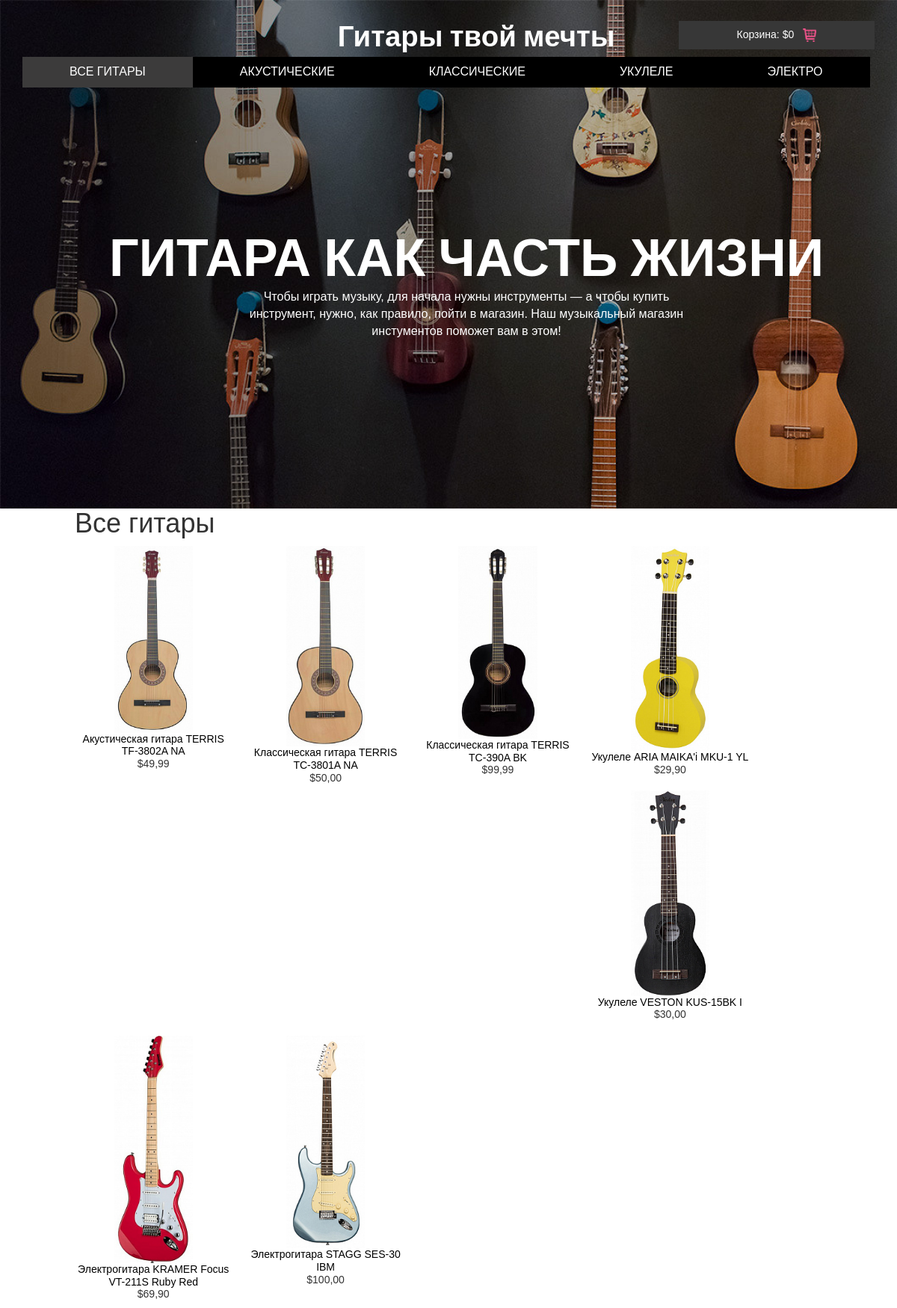
The page / on the database its author committed.
### shop/models.py (models this page shows, shortened)
class Product(models.Model):
    objects = models.Manager()
    category = models.ForeignKey(Category, related_name='products', on_delete=models.CASCADE)
    name = models.CharField(max_length=200, db_index=True)
    slug = models.SlugField(max_length=200, db_index=True)
    image = models.ImageField(upload_to='products/%Y/%m/%d', blank=True)
    description = models.TextField(blank=True)
    price = models.DecimalField(max_digits=10, decimal_places=2)
    stock = models.PositiveIntegerField()
    available = models.BooleanField(default=True)
    created = models.DateTimeField(auto_now_add=True)
    updated = models.DateTimeField(auto_now=True)
    class Meta:
        ordering = ('name',)
        index_together = (('id', 'slug'),)
    def get_absolute_url(self):
        return reverse('shop:product_detail', args=[self.id, self.slug])

### shop/views.py (the view)
# urls.py: path('', views.product_list, name='product_list'),
def product_list(request, category_slug=None):
    category = None
    categories = Category.objects.all()
    products = Product.objects.filter(available=True)
    if category_slug:
        category = get_object_or_404(Category, slug=category_slug)
        products = products.filter(category=category)
    return render(request, 'shop/product/list.html',
                  {
                      'category': category,
                      'categories': categories,
                      'products': products
                  })

### cart/cart.py (called while the page is built)
    def get_total_price(self):
        return sum(Decimal(item['price']) * item['quantity'] for item in self.cart.values())

### cart/context_processors.py (called while the page is built)
def cart(request):
    return {'cart': Cart(request)}

### shop/templates/shop/product/list.html (shortened to what this page needs)
{% extends "shop/base.html" %}
{% load static %}
{% block content %}
<div id="main" class="product-list">
<h1>{% if category %}{{ category.name }}{% else %}Все гитары{% endif %}</h1>
{% for product in products %}
<div class="item">
<a href="{{ product.get_absolute_url }}">
    <img src="{% if product.image %}{{ product.image.url }}{%else %}{% static 'img/no_image.png' %}{% endif %}">
</a>
<a href="{{ product.get_absolute_url }}">{{ product.name }}</a>
<br>
${{ product.price }}
</div>
{% endfor %}
</div>
{% endblock %}

### shop/templates/shop/base.html (shortened to what this page needs)
<!DOCTYPE html>
{% load static %}
<html>
<head>
 <link href="{% static 'css/bootstrap.css' %}" rel="stylesheet" type="text/css" media="all" />
<link href="{% static 'css/style.css' %}" rel="stylesheet" type="text/css" media="all" />
<link rel="stylesheet" type="text/css" href="{% static 'css/component.css' %}" />
<link href="{% static 'css/megamenu.css' %}" rel="stylesheet" type="text/css" media="all" />
<link href="{% static 'css/base.css' %}" rel="stylesheet">
</head>
<body>
<div class="header">
	 <div class="container">
	     <div class="main-header">
			 <div class="logo">
				 <h3><a href="/">Гитары твой мечты</a></h3>
			  </div>
			 <div class="box_1">
				 <a href="{% url 'cart:cart_detail' %}"><h3>Корзина: ${{cart.get_total_price }}<img src="{% static 'images/cart.png' %}" alt=""/></h3></a>
			 </div>
			 <div class="clearfix"></div>
		 </div>
		<ul class="megamenu skyblue">
			<li class="active grid"><a class="color1" href="/">Все гитары</a></li>
			<li class="grid"><a href="/akusticheskie-gitary/">Акустические</a>
				</li>
				<li><a href="/klassicheskie/">Классические</a></li>
			<li class="grid"><a href="/ukulele/">Укулеле</a></li>
			 <li class="grid"><a href="/elektro/">Электро</a></li>
				</ul>
	 </div>
		 <div class="caption">
		 <h1>ГИТАРА КАК ЧАСТЬ ЖИЗНИ</h1>
		 <p>Чтобы играть музыку, для начала нужны инструменты — а чтобы купить инструмент, нужно, как правило, пойти в магазин. Наш музыкальный магазин инстументов
         поможет вам в этом!</p>
	     </div>
</div>
<div id="content">
{% block content %}{% endblock %}
</div>
</body>
</html>

### shop/static/css/style.css (style rules this page uses)
body { font-family: 'Arimo', sans-serif; background: #fff; margin:0; }
body a { transition:0.5s all; -webkit-transition:0.5s all; -moz-transition:0.5s all; -o-transition:0.5s all; -ms-transition:0.5s all; }
h1,h2,h3,h4,h5,h6 { margin:0; }
p { margin:0; }
ul { margin:0; padding:0; }
.header { background:url(../images/banner33.jpg) no-repeat 0px 0px; background-size:cover; -webkit-background-size: cover; -moz-background-size: cover; -o-background-size: cover; min-height:720px; position:relative; }
.main-header { text-align:center; position:relative; }
.box_1 h3 { background:rgba(55, 55, 55, 1); padding: 10px 10px; color: #fff; font-size: 1em; margin-bottom: 0; }
.box_1 img { margin-left:12px; }
.box_1 { float:right; width: 23%; z-index: 1; margin: 28px 0 10px 0; }
.logo { display: inline-block; margin: 2em 0; position:absolute; left: 37%; }
.logo h3 a { font-family: 'Raleway', sans-serif; font-size:1.6em; font-weight:700; color:#fff; text-decoration:none; }
.caption { display:inline-block; color:#fff; text-align:center; position:absolute; left: 12%; top: 45%; }
.caption h1 { font-size:5em; font-weight:600; margin-bottom:2px; font-family: 'Raleway', sans-serif; }
.caption p { font-size:1.15em; font-weight:400; margin:0 auto; width:55%; }
@media (max-width:1366px) { .caption { left: 4%; } }
@media (max-width:1366px) { .megamenu>li>a { padding: 9px 63px!important; } }
@media (max-width:1280px) { .header { min-height: 680px; } }

### shop/static/css/component.css (style rules this page uses)
*, *:after, *::before { -webkit-box-sizing: border-box; -moz-box-sizing: border-box; box-sizing: border-box; }

### shop/static/css/megamenu.css (style rules this page uses)
.megamenu { margin-bottom:0px;padding:0;width:100%;list-style:none;display:inline-block;position:relative;font-size:15px }
.megamenu li { margin-bottom:-5px;display:inline }
.megamenu>li>a { float:left;padding:8px 60.1px;text-decoration:none;text-transform:capitalize;font-size:1em; -webkit-transition: all 0.3s ease-in-out;text-transform:uppercase; -moz-transition: all 0.3s ease-in-out; -o-transition: all 0.3s ease-in-out; transition: all 0.3s ease-in-out; background: #000; text-decoration:none; color:#fff; font-size: 16px; font-weight: 300; }
.megamenu>li.active>a { background:#3C3B3B; }
.skyblue li>a,.skyblue>li.showhide span { color:#fff }

### shop/static/css/base.css (style rules this page uses)
body { margin:0; padding:0; font-family:helvetica, sans-serif; }
h1, h2, h3, h4, h5 , h6 { font-family: 'Ubuntu', sans-serif; font-weight:normal; }
a { text-decoration:none; color:#5993bb; }
img { width:18px; heigth:50px; }
#content { padding:0 100px; overflow:hidden; }
#main { float:left; width: 96%; margin-right:-220px; overflow:hidden; }
.product-list .item a { color: #000; }
.product-list .item { width:24%; padding:10px 20px 10px 0; float:left; text-align:center; line-height:1.2; display: block; margin: 0 auto; }
.product-list .item img { width:50%; margin-bottom:8px; display: block; margin: 0 auto; }

### rows shown on the page
Product: image (picture), name "Акустическая гитара TERRIS TF-3802A NA", price "49,99"
Product: image (picture), name "Классическая гитара TERRIS TC-3801A NA", price "50,00"
Product: image (picture), name "Классическая гитара TERRIS TC-390A BK", price "99,99"
Product: image (picture), name "Укулеле ARIA MAIKA'i MKU-1 YL", price "29,90"
Product: image (picture), name "Укулеле VESTON KUS-15BK I", price "30,00"
Product: image (picture), name "Электрогитара KRAMER Focus VT-211S Ruby Red", price "69,90"
Product: image (picture), name "Электрогитара STAGG SES-30 IBM", price "100,00"

### other values the page prints
{{ cart.get_total_price }} "0"
